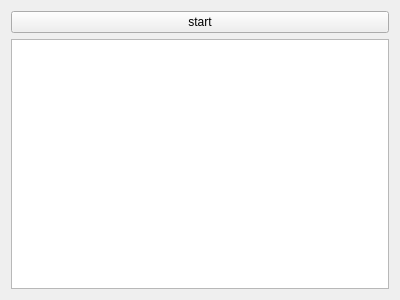
<?xml version="1.0" encoding="UTF-8"?>
<ui version="4.0">
 <class>Widget</class>
 <widget class="QWidget" name="Widget">
  <property name="geometry">
   <rect>
    <x>0</x>
    <y>0</y>
    <width>400</width>
    <height>300</height>
   </rect>
  </property>
  <property name="windowTitle">
   <string>Widget</string>
  </property>
  <layout class="QVBoxLayout" name="verticalLayout">
   <item>
    <widget class="QPushButton" name="pushButton">
     <property name="text">
      <string>start</string>
     </property>
    </widget>
   </item>
   <item>
    <widget class="QListWidget" name="listWidget"/>
   </item>
  </layout>
 </widget>
 <layoutdefault spacing="6" margin="11"/>
 <resources/>
 <connections/>
</ui>
